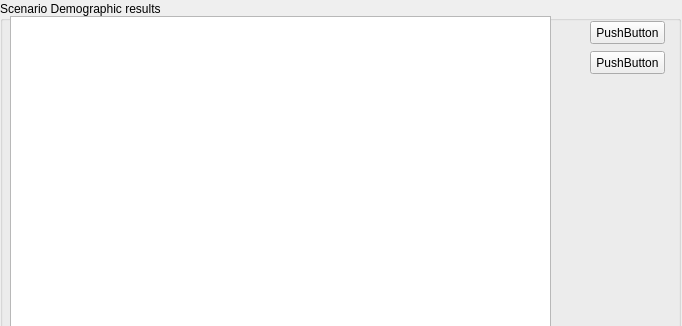
      <widget class="QWidget" name="page_4">
       <property name="geometry">
        <rect>
         <x>0</x>
         <y>0</y>
         <width>682</width>
         <height>326</height>
        </rect>
       </property>
       <attribute name="label">
        <string>Step 3 - Review scenario run</string>
       </attribute>
       <widget class="QGroupBox" name="groupBox_33">
        <property name="geometry">
         <rect>
          <x>0</x>
          <y>1</y>
          <width>681</width>
          <height>352</height>
         </rect>
        </property>
        <property name="sizePolicy">
         <sizepolicy hsizetype="Preferred" vsizetype="Fixed">
          <horstretch>0</horstretch>
          <verstretch>0</verstretch>
         </sizepolicy>
        </property>
        <property name="minimumSize">
         <size>
          <width>0</width>
          <height>352</height>
         </size>
        </property>
        <property name="title">
         <string>Scenario Demographic results</string>
        </property>
        <widget class="QPushButton" name="pushButton_2">
         <property name="geometry">
          <rect>
           <x>590</x>
           <y>20</y>
           <width>75</width>
           <height>23</height>
          </rect>
         </property>
         <property name="text">
          <string>PushButton</string>
         </property>
        </widget>
        <widget class="QPushButton" name="pushButton_3">
         <property name="geometry">
          <rect>
           <x>590</x>
           <y>50</y>
           <width>75</width>
           <height>23</height>
          </rect>
         </property>
         <property name="text">
          <string>PushButton</string>
         </property>
        </widget>
        <widget class="QTextBrowser" name="textBrowser_4">
         <property name="geometry">
          <rect>
           <x>10</x>
           <y>15</y>
           <width>541</width>
           <height>331</height>
          </rect>
         </property>
         <property name="html">
          <string>&lt;!DOCTYPE HTML PUBLIC &quot;-//W3C//DTD HTML 4.0//EN&quot; &quot;http://www.w3.org/TR/REC-html40/strict.dtd&quot;&gt;
&lt;html&gt;&lt;head&gt;&lt;meta name=&quot;qrichtext&quot; content=&quot;1&quot; /&gt;&lt;style type=&quot;text/css&quot;&gt;
p, li { white-space: pre-wrap; }
&lt;/style&gt;&lt;/head&gt;&lt;body style=&quot; font-family:'MS Shell Dlg 2'; font-size:8.25pt; font-weight:400; font-style:normal;&quot;&gt;
&lt;p style=&quot;-qt-paragraph-type:empty; margin-top:0px; margin-bottom:0px; margin-left:0px; margin-right:0px; -qt-block-indent:0; text-indent:0px; font-size:8pt;&quot;&gt;&lt;br /&gt;&lt;/p&gt;&lt;/body&gt;&lt;/html&gt;</string>
         </property>
        </widget>
       </widget>
      </widget>
